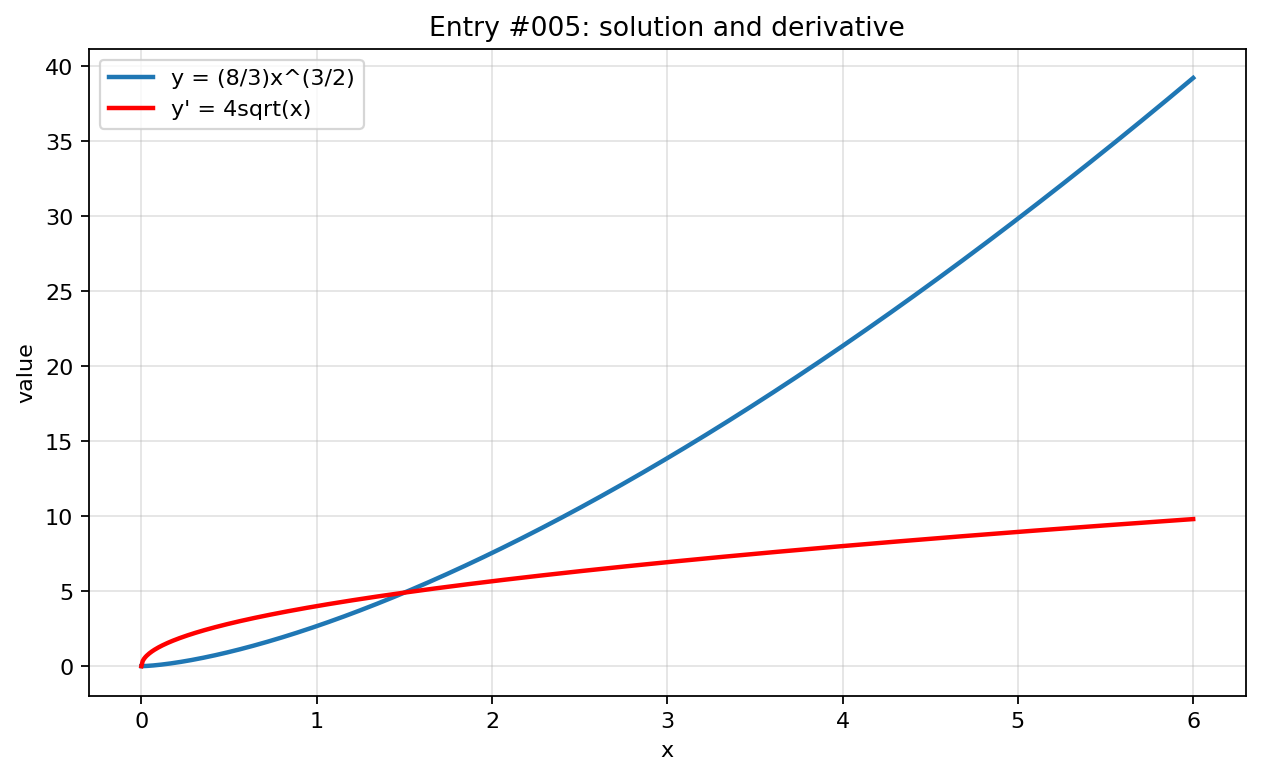

This chart was generated by the following Python code:
import numpy as np
import matplotlib.pyplot as plt

x = np.linspace(0, 6, 800)

with np.errstate(divide="ignore", invalid="ignore", over="ignore"):
    y = (8/3)*np.power(x, 1.5)
    y_prime = 4*np.sqrt(x)

plt.figure(figsize=(8, 5))
plt.plot(x, y, label="y = (8/3)x^(3/2)", linewidth=2)
plt.plot(x, y_prime, label="y' = 4sqrt(x)", linewidth=2, color="red")
plt.title("Entry #005: solution and derivative")
plt.xlabel("x")
plt.ylabel("value")
plt.grid(True, alpha=0.35)
plt.legend()
plt.tight_layout()
plt.show()
